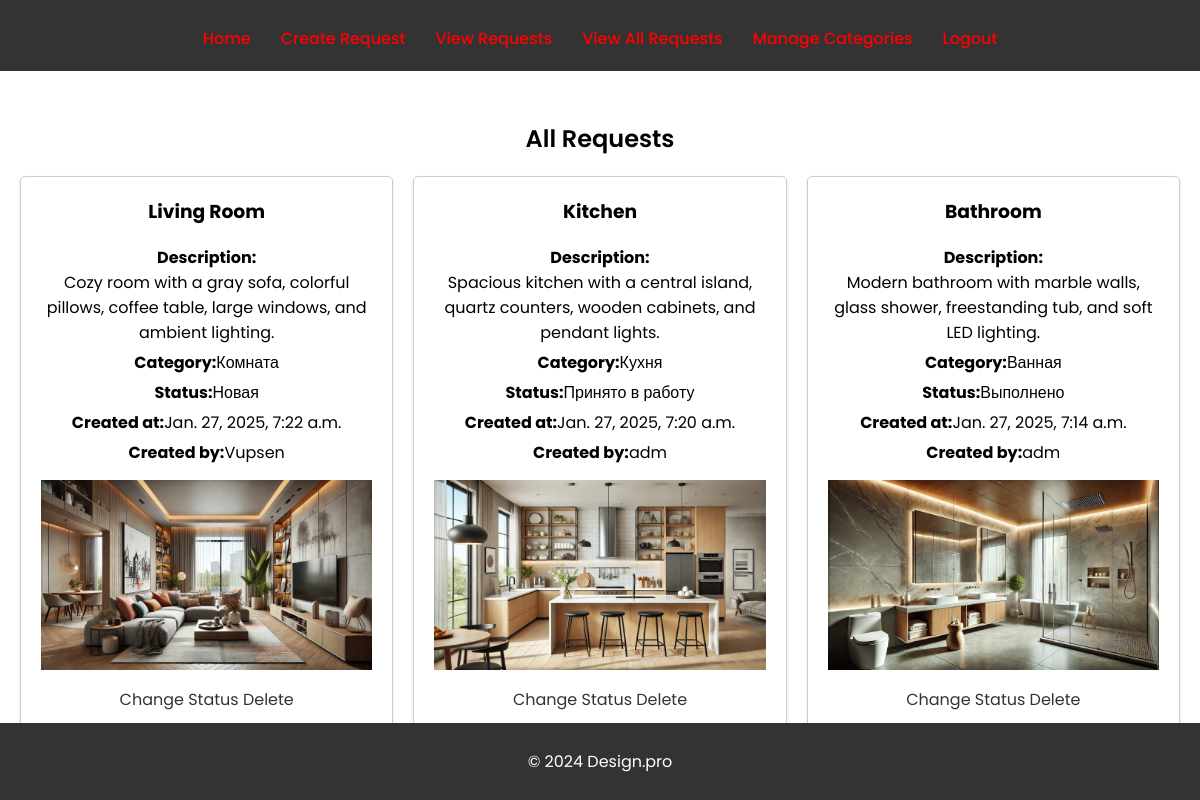
/view_all_requests/ (signed in), run on the app's committed database.
### main/models.py (models this page shows)
class Request(models.Model):
    STATUS_CHOICES = [
        ('Новая', 'Новая'),
        ('Принято в работу', 'Принято в работу'),
        ('Выполнено', 'Выполнено'),
    ]
    user = models.ForeignKey(User, on_delete=models.CASCADE)
    title = models.CharField(max_length=255)
    description = models.TextField()
    category = models.ForeignKey(Category, on_delete=models.CASCADE)
    image = models.ImageField(upload_to='images/')
    status = models.CharField(max_length=20, choices=STATUS_CHOICES, default='Новая')
    created_at = models.DateTimeField(auto_now_add=True)

class Category(models.Model):
    name = models.CharField(max_length=255, unique=True)
    def __str__(self):
        return self.name

### main/views.py (the view)
# urls.py: path('view_all_requests/', view_all_requests, name='view_all_requests'),
@login_required
def view_all_requests(request):
    if request.user.is_superuser:
        requests = Request.objects.all().order_by('-created_at')
        return render(request, 'view_all_requests.html', {'requests': requests})
    else:
        messages.error(request, 'You do not have permission to view all requests.')
        return redirect('view_requests')

### main/templates/view_all_requests.html (shortened to what this page needs)
{% extends 'base.html' %}
{% block content %}
<div class="wrapper fadeInDown">
  <div id="formContent">
    <h2 class="active">All Requests</h2>
    {% if requests %}
      <div class="requests-list">
        {% for request in requests %}
          <div class="request-item">
            <h3>{{ request.title }}</h3>
            <p><strong>Description:</strong> {{ request.description }}</p>
            <p><strong>Category:</strong> {{ request.category }}</p>
            <p><strong>Status:</strong> {{ request.status }}</p>
            <p><strong>Created at:</strong> {{ request.created_at }}</p>
            <p><strong>Created by:</strong> {{ request.user.username }}</p>
            {% if request.image %}
              <img src="{{ request.image.url }}" alt="Request Image" class="request-image">
            {% endif %}
            <a href="{% url 'change_status' request.id %}" class="underlineHover">Change Status</a>
            <a href="{% url 'delete_request' request.id %}" class="underlineHover">Delete</a>
          </div>
        {% endfor %}
      </div>
    {% else %}
      <p>No requests found.</p>
    {% endif %}
  </div>
</div>
{% endblock %}

### main/templates/base.html (shortened to what this page needs)
<!DOCTYPE html>
<html lang="en">
<head>
    {% load static %}
    <link rel="stylesheet" href="{% static 'css/styles.css' %}">
</head>
<body>
    <header>
        <nav>
            <ul>
                <li><a href="{% url 'home' %}">Home</a></li>
                {% if user.is_authenticated %}
                    <li><a href="{% url 'create_request' %}">Create Request</a></li>
                    <li><a href="{% url 'view_requests' %}">View Requests</a></li>
                    {% if user.is_superuser %}
                        <li><a href="{% url 'view_all_requests' %}">View All Requests</a></li>
                        <li><a href="{% url 'view_categories' %}">Manage Categories</a></li>
                    {% endif %}
                    <li><a href="{% url 'logout' %}">Logout</a></li>
                {% else %}
                    <li><a href="{% url 'register' %}">Register</a></li>
                    <li><a href="{% url 'login' %}">Login</a></li>
                {% endif %}
            </ul>
        </nav>
    </header>
    <main>
        {% block content %}
        {% endblock %}
    </main>
    <footer>
        <p>&copy; 2024 Design.pro</p>
    </footer>
</body>
</html>

### main/static/css/styles.css (style rules this page uses)
html { background-image: url('../img/musulman_Generate.png'); background-size: cover; background-position: center; background-repeat: no-repeat; background-attachment: fixed; }
body { font-family: "Poppins", sans-serif; margin: 0; padding: 0; }
a { color: #333; text-decoration: none; }
h2 { text-align: center; font-size: 24px; font-weight: 600; margin: 20px 0; }
header { background-color: #333; padding: 10px 0; box-shadow: 0 2px 4px rgba(0, 0, 0, 0.1); }
nav ul { list-style: none; padding: 0; display: flex; justify-content: center; }
nav ul li { margin: 0 15px; }
nav ul li a { color: red; text-decoration: none; font-weight: 500; }
main { padding: 20px; }
footer { background-color: #333; color: #fff; text-align: center; padding: 10px 0; position: fixed; width: 100%; bottom: 0; }
.wrapper { display: flex; align-items: center; justify-content: center; height: 80vh; }
#formContent { background: #fff; padding: 30px; border-radius: 10px; box-shadow: 0 4px 8px rgba(0, 0, 0, 0.1); text-align: center; width: 100%; max-width: fit-content; }
#formContent h2 { margin-bottom: 20px; }
#formContent p { display: flex; flex-wrap: wrap; justify-content: center; }
.fadeInDown { animation: fadeInDown 1s ease-in-out; }
.underlineHover:after { display: block; left: 0; bottom: -10px; width: 0; height: 2px; background-color: #333; content: ""; transition: width 0.2s; }
.requests-list { display: flex; gap: 20px; justify-content: center; }
.request-item { background-color: #fff; padding: 20px; border: 1px solid #ccc; border-radius: 5px; box-shadow: 0 2px 4px rgba(0, 0, 0, 0.1); width: 500px; text-align: center; }
.request-item h3 { margin-top: 0; }
.request-item p { margin: 5px 0; }
.request-image { max-width: 100%; height: auto; margin-top: 10px; }
.underlineHover { display: inline-block; margin-top: 10px; color: #333; text-decoration: none; position: relative; }
.underlineHover:after { content: ''; position: absolute; width: 100%; transform: scaleX(0); height: 2px; bottom: 0; left: 0; background-color: #333; transform-origin: bottom right; transition: transform 0.25s ease-out; }

### data on the page
Request: title "Living Room", description "Cozy room with a gray sofa, colorful pillows, coffee table, large windows, and ambient lighting.", category "Комната", status "Новая", created_at "Jan. 27, 2025, 7:22 a.m.", user.username "Vupsen", image (picture)
Request: title "Kitchen", description "Spacious kitchen with a central island, quartz counters, wooden cabinets, and pendant lights.", category "Кухня", status "Принято в работу", created_at "Jan. 27, 2025, 7:20 a.m.", user.username "adm", image (picture)
Request: title "Bathroom", description "Modern bathroom with marble walls, glass shower, freestanding tub, and soft LED lighting.", category "Ванная", status "Выполнено", created_at "Jan. 27, 2025, 7:14 a.m.", user.username "adm", image (picture)
